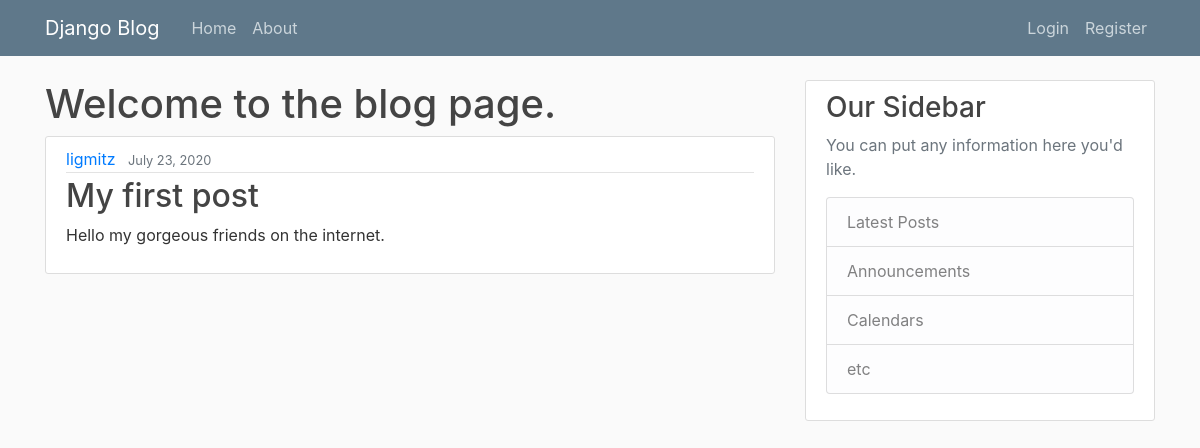
Screenshot of /blog/ with the database file from the repository.
### blog/models.py (models this page shows, shortened)
class Post(models.Model):
    title = models.CharField(max_length=50)
    content = models.TextField()
    date_posted = models.DateTimeField()
    author = models.ForeignKey(User,on_delete=models.CASCADE)

### blog/views.py (the view)
# urls.py: path('', views.home, name='blogs-home'),
def home(request):
    context = {
        'posts': Post.objects.all(),
        'title': 'Home'
    }
    return render(request, 'blog/home.html', context)

### blog/templates/blog/home.html
{% extends 'blog/base.html' %}
{% block content %}
<h1>Welcome to the blog page.</h1>
{%for post in posts%}
<article class="media content-section">
    <div class="media-body">
        <div class="article-metadata">
            <a class="mr-2" href="#">{{ post.author }}</a>
            <small class="text-muted">{{ post.date_posted|date:"F d, Y" }}</small>
        </div>
        <h2><a class="article-title" href="#">{{ post.title }}</a></h2>
        <p class="article-content">{{ post.content }}</p>
    </div>
</article>
{%endfor%}
{% endblock content %}

### blog/static/blog/main.css (style rules this page uses)
body { background: #fafafa; color: #333333; margin-top: 5rem; }
h1, h2, h3, h4, h5, h6 { color: #444444; }
.content-section { background: #ffffff; padding: 10px 20px; border: 1px solid #dddddd; border-radius: 3px; margin-bottom: 20px; }
.article-title { color: #444444; }
.article-content { white-space: pre-line; }
.article-metadata { padding-bottom: 1px; margin-bottom: 4px; border-bottom: 1px solid #e3e3e3; }

### rows the page displays
Post: author "ligmitz", date_posted "July 23, 2020", title "My first post", content "Hello my gorgeous friends on the internet."
